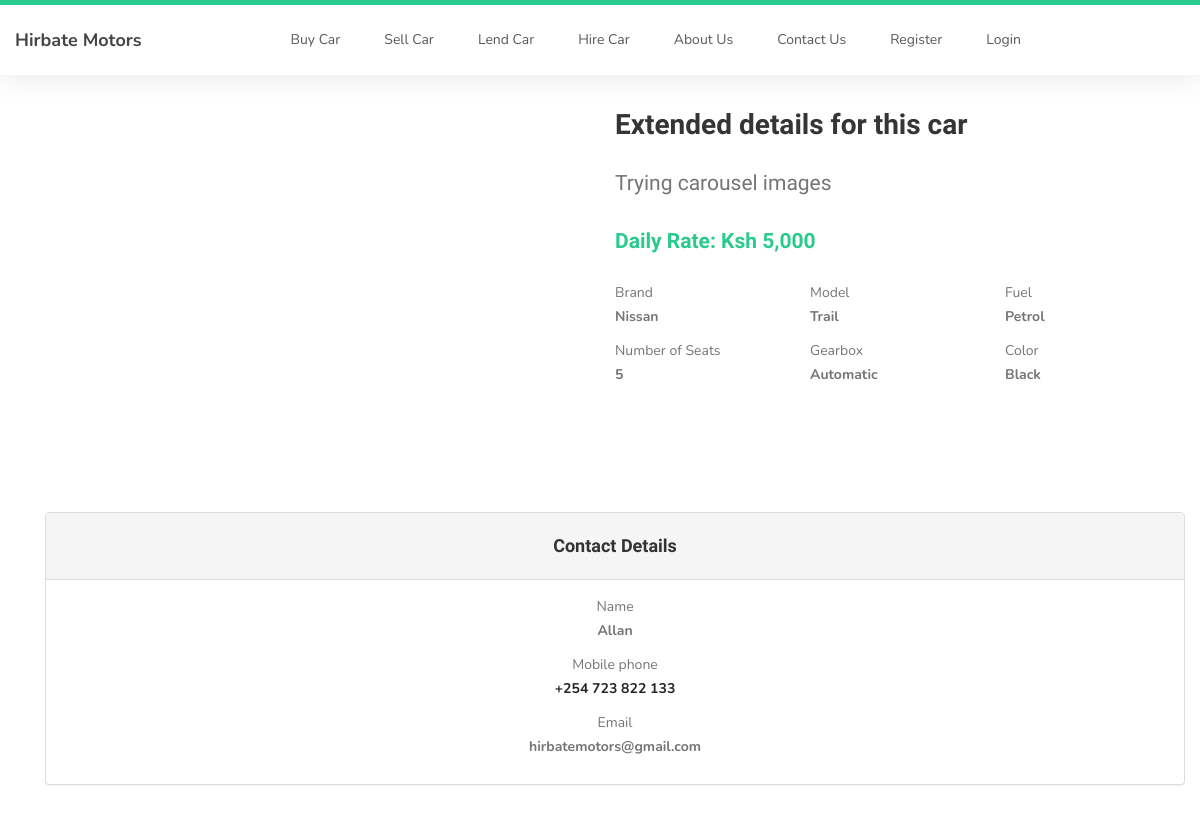
The page /2/full_carHire_details on the database its author committed.
### car_dealer/models.py (models this page shows, shortened)
class LendCar(db.Model):
    __tablename__ = 'lendcar'
    id = db.Column(db.Integer, primary_key=True)
    brand = db.Column(db.String(40), nullable=False)
    model = db.Column(db.String(40), nullable=False)
    gearbox = db.Column(db.String, nullable=False)
    color = db.Column(db.String, nullable=False)
    daily_rate = db.Column(db.Integer, nullable=False)
    fuel = db.Column(db.String, nullable=False)
    seats = db.Column(db.Integer, nullable=False)
    location = db.Column(db.String(30), nullable=False)
    description = db.Column(db.Text, nullable=False)
    is_approved = db.Column(db.Boolean, nullable=False, default=False)
    user_id = db.Column(db.Integer, db.ForeignKey('user.id'), nullable=False)
    photo_reference = db.relationship('HirePhotos', backref='Car', lazy=True)

class User(db.Model, UserMixin):
    id = db.Column(db.Integer, primary_key=True)
    username = db.Column(db.String(20), unique=True, nullable=False)
    email = db.Column(db.String(80), unique=True, nullable=False)
    password = db.Column(db.String(120), nullable=False)
    date_added = db.Column(db.DateTime, default=datetime.utcnow())
    is_admin = db.Column(db.Boolean, nullable=False, default=False)
    sale_reference = db.relationship('Car', backref='Owner', lazy=True)
    hire_reference = db.relationship('LendCar', backref='Owner', lazy=True)

### car_dealer/routes.py (the view)
@app.route('/<int:car_id>/full_carHire_details')
def car_for_hire_details(car_id):
    user = User.query.filter_by(is_admin=True).first()
    car_for_hire = LendCar.query.get_or_404(car_id)
    main_photos = []
    extra_photos = []
    car_photo = HirePhotos.query.filter_by(car_id=car_for_hire.id).all()
    if not car_photo:
        photo = 'default.jpeg'
    else:
        main_photos = car_photo[0]
        extra_photos = car_photo[1:]
    return render_template('car_hire_detail.html', title='About Page', car_for_hire=car_for_hire, user=user,
                           main_photos=main_photos, extra_photos=extra_photos)

### car_dealer/templates/car_hire_detail.html (shortened to what this page needs)
{% extends 'layout.html' %}
{% block content %}
     <section>
          <div class="container" style="margin-top: 10px">
               <div class="row">
                    <div class="col-md-6 col-xs-12">
                         {% if main_photos %}
                              <br>
                              <div class="row">
                                   {% for photo in extra_photos %}
                                   <div class="col-md-4 col-xs-12" id="zoomImage">
                                        <br>
                                   </div>
                                   {% endfor %}
                              </div>
                         {% else %}
                              <div>
                                   <img src="{{ url_for('static', filename='car_photos/' + 'default.jpeg') }}" alt="" class="img-responsive wc-image">
                              </div>
                         {% endif %}
                    </div>
                    <div class="col-md-6 col-xs-12">
                         <form action="#" method="post" class="form mt-4">
                              <h2>Extended details for this car</h2>
                              <p class="lead">{{ car_for_hire.description }}</p>
                              <p class="lead"><strong class="text-primary">Daily Rate: Ksh {{ "{:,.0f}".format(car_for_hire.daily_rate ) }}</strong></p>
                              <div class="row">
                                   <div class="col-md-4 col-sm-6">
                                        <p>
                                             <span>Brand</span>
                                             <br>
                                             <strong>{{ car_for_hire.brand }}</strong>
                                        </p>
                                   </div>
                                   <div class="col-md-4 col-sm-6">
                                        <p>
                                             <span> Model</span>
                                             <br>
                                             <strong>{{ car_for_hire.model }}</strong>
                                        </p>
                                   </div>
                                   <div class="col-md-4 col-sm-6">
                                        <p>
                                             <span>Fuel</span>
                                             <br>
                                             <strong>{{ car_for_hire.fuel }}</strong>
                                        </p>
                                   </div>
                                   <div class="col-md-4 col-sm-6">
                                        <p>
                                             <span>Number of Seats</span>
                                             <br>
                                             <strong>{{ car_for_hire.seats }}</strong>
                                        </p>
                                   </div>
                                   <div class="col-md-4 col-sm-6">
                                        <p>
                                             <span>Gearbox</span>
                                             <br>
                                             <strong>{{ car_for_hire.gearbox }}</strong>
                                        </p>
                                   </div>
                                   <div class="col-md-4 col-sm-6">
                                        <p>
                                             <span>Color</span>
                                             <br>
                                             <strong>{{ car_for_hire.color }}</strong>
                                        </p>
                                   </div>
                              </div>
                         </form>
                    </div>
               </div>
               <div class="row mt-4">
                    <div class="col-md-12">
                         <div class="container text-center">
                              <div class="panel panel-default">
                                   <div class="panel-heading">
                                        <h4>Contact Details</h4>
                                   </div>
                                   <div class="panel-body">
                                        <p>
                                             <span>Name</span>
                                             <br>
                                             <strong>{{user.username}}</strong>
                                        </p>
                                        <p>
                                             <span>Mobile phone</span>
                                             <br>
                                             <strong><a href="tel:456789123">+254 723 822 133</a></strong>
                                        </p>
                                        <p>
                                             <span>Email</span>
                                             <br>
                                             <strong>{{ user.email }}</a></strong>
                                        </p>
                                   </div>
                              </div>
                         </div>
                    </div>
               </div>
          </div>
     </section>
{% endblock content %}

### car_dealer/static/css/style.css (style rules this page uses)
body { background: #ffffff; font-family: 'Nunito', sans-serif; overflow-x: hidden; padding-top: 10px; }
h1,h2,h3,h4,h5,h6 { font-family: 'Muli', sans-serif; font-weight: bold; line-height: inherit; }
h2 { color: #353535; font-size: 2em; padding-bottom: 10px; }
p { color: #757575; font-size: 14px; font-weight: normal; line-height: 24px; }
html { -webkit-font-smoothing: antialiased; }
a { color: #252525; -webkit-transition: 0.5s; transition: 0.5s; text-decoration: none !important; }
a, input, button, .form-control { -webkit-transition: 0.5s; transition: 0.5s; }
section { position: relative; padding: 5px 0; }
.text-primary { color: #29ca8e; }
.lead { font-family: "Muli"; font-weight: 300; line-height: 1.8; }
section, .section-background .item, .section-background .courses-thumb, .section-background .team-thumb, main > section:nth-child(even) .item, main > section:nth-child(even) .courses-thumb, main > section:nth-child(even) .team-thumb, main > section { background: #fff; }
.col-md-12 { margin-top: 0.7rem; margin-bottom: 0.7rem; }
#zoomImage { width: 200px; height: 200px; margin: 0 auto; position: relative; }

### rows shown on the page
LendCar: description "Trying carousel images", daily_rate "5,000", brand "Nissan", model "Trail", fuel "Petrol", seats "5", gearbox "Automatic", color "Black"
User: username "Allan", email "hirbatemotors@gmail.com"
